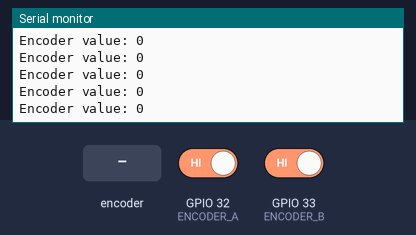
Bench run of a sketch on a simulated ESP32. Shown: the last lines printed to the serial monitor. The test bench sets the inputs (shaded band); at power-on: GPIO 32 (ENCODER_A) HIGH, GPIO 33 (ENCODER_B) HIGH.

Above: at 1.2 s.
1.3 s: rotary encoder on GPIO 32 (ENCODER_A) / GPIO 33 (ENCODER_B) turned 1 step (first pin leading)
At 1.31 s:
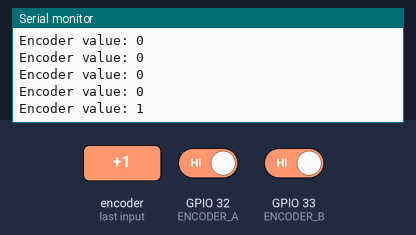
3.0 s: rotary encoder on GPIO 32 (ENCODER_A) / GPIO 33 (ENCODER_B) turned 1 step (first pin leading)
At 3.01 s:
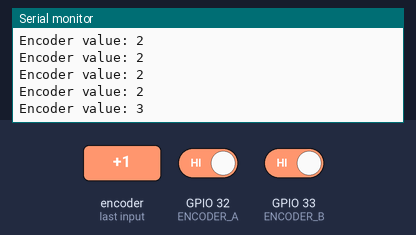
Timing chart, 0 to 6.0 s (numbered marks = the images above; inputs shaded):
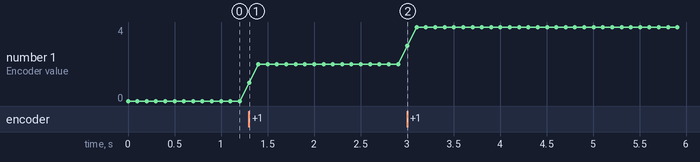

Measured:
- after the input at 1.3 s, the serial monitor: prints a new line at once (image 1)
- after the input at 3.0 s, the serial monitor: prints a new line at once (image 2)
- plotted number 1: 0 → 2 after the input at 1.3 s, 2 → 4 after the input at 3.0 s

The sketch:

esp32_encoder_test.ino
```cpp
#define ENCODER_A 32 // Pin for Encoder A
#define ENCODER_B 33 // Pin for Encoder B
volatile int encoder_value = 0; // Global variable for storing the encoder position
void encoder_isr() {
  // Reading the current state of encoder A and B
  int A = digitalRead(ENCODER_A);
  int B = digitalRead(ENCODER_B);
  // If the state of A changed, it means the encoder has been rotated
  if ((A == HIGH) != (B == LOW)) {
    encoder_value--;
  } else {
    encoder_value++;
  }
}
void setup() {
  Serial.begin(115200); // Initialize serial communication
  pinMode(ENCODER_A, INPUT_PULLUP);
  pinMode(ENCODER_B, INPUT_PULLUP);
  // Attaching the ISR to encoder A
  attachInterrupt(digitalPinToInterrupt(ENCODER_A), encoder_isr, CHANGE);
}
void loop() {
  Serial.println("Encoder value: " + String(encoder_value));
  delay(100);
}
```
